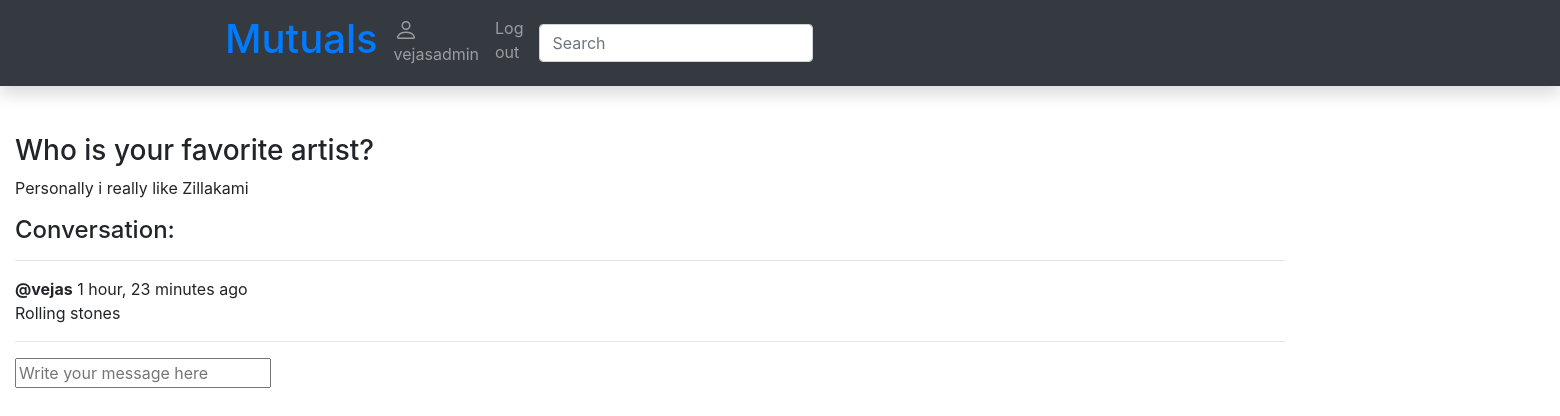
Page /t/1/ (signed in) on the committed database.
### library/models.py (models this page shows, shortened)
class Post(models.Model):
    post_name = models.CharField('Post name', max_length=100)
    description = HTMLField()
    updated = models.DateTimeField(auto_now=True)
    created = models.DateTimeField(auto_now_add=True)
    interest_tag = models.ManyToManyField(Interest, related_name='interest_tag')
    post_host = models.ForeignKey(User, on_delete=models.SET_NULL, null=True)
    class Meta:
        ordering = ['-updated', 'created']

class Comment(models.Model):
    user = models.ForeignKey(User, on_delete=models.CASCADE)
    post = models.ForeignKey(Post, on_delete=models.CASCADE)
    body = models.TextField()
    updated = models.DateTimeField(auto_now=True)
    created = models.DateTimeField(auto_now_add=True)
    class Meta:
        ordering = ['-updated', 'created']

### library/views.py (the view, shortened to what this page needs)
# urls.py: path('t/<str:pk>/', views.topic, name="topic"),
def topic(request, pk):
    post = Post.objects.get(id=pk)
    comment = post.comment_set.all().order_by('created')
    context = {
        'post': post,
        'comment': comment
    }
    return render(request, 'library/topic.html', context)

### library/templates/library/topic.html (shortened to what this page needs)
{% extends 'main.html' %}
{% block content %}
<h3>{{post.post_name}}</h3>
<p>{{post.description}}</p>
<div class="comment-frapper">
        <h4>Conversation:</h4>
        <hr>
        {% for a in comment %}
                <div>
                        <a><strong>@{{a.user}}</strong> {{a.created|timesince}} ago </a>
                        <br>
                        <a>{{a.body}}</a>
                        <hr>
                </div>
        {% endfor %}
</div>
{% if request.user.is_authenticated %}
<div class="comment-form">
        <form method="POST" action="">
                <input type="text" name="body" placeholder="Write your message here" />
        </form>
</div>
{% endif %}
{% endblock %}

### templates/navbar.html (shortened to what this page needs)
    <nav class="navbar navbar-expand-lg navbar-dark bg-dark static-top mb-5 shadow">
      <div class="container">
        <div class="collapse navbar-collapse" id="navbarResponsive">
              <a class="form-inline ml-0 mr-2" href="/">
                <h1>Mutuals</h1>
              </a>
          <ul class="navbar-nav ml-auto">
          {% if request.user.is_authenticated %}
                <li class="nav-item">
                    <a class="nav-link" href="{% url 'user-profile' request.user.id %}">
                {{request.user}}
                    </a>
                </li>
              <li class="nav-item"><a class="nav-link" href="{% url 'logout'%}">Log out</a>
              </li>
                  <li>
                     <form method="GET" action="{% url 'home' %}" class="form-inline my-2 my-3 md-5 ml-2">
                        <input class="form-control" type="text" name="q" placeholder="Search" />
                    </form>
                  </li>
              {% else %}
                <li class="nav-item"><a class="nav-link" href="{% url 'login'%}">Log in</a></li>
                <li class="nav-item"><a class="nav-link" href="{% url 'register'%}">Register</a></li>
              {% endif %}
            </ul>
          </div>
          <div class="col-sm-10 ">{% block content %}{% endblock %}</div>
        </div>
    </nav>

### rows in the picture
Post: post_name "Who is your favorite artist?", description "Personally i really like Zillakami"
Comment: user "vejas", created "1 hour, 23 minutes", body "Rolling stones"

### other values in the picture
{{ request.user }} "vejasadmin"
